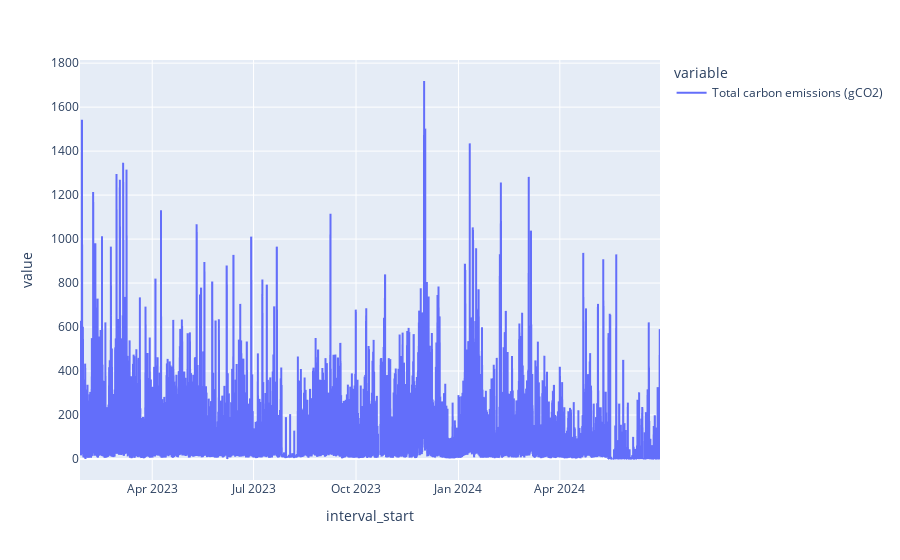

The cell this chart's notebook holds for it:
### Code cell
carbon_emission_profile['Total carbon emissions (gCO2)'].plot()

### Figure 1 — Plotly figure (JSON) as saved in the notebook; plotly's stock layout.template omitted (floating-point values rounded to 4 significant figures; data arrays with more than 128 entries replaced by an {"elided": "..."} marker saying what was removed)
{"data": [{"hovertemplate": "variable=Total carbon emissions (gCO2)<br>interval_start=%{x}<br>value=%{y}<extra></extra>", "legendgroup": "Total carbon emissions (gCO2)", "line": {"color": "#636efa", "dash": "solid"}, "marker": {"symbol": "circle"}, "mode": "lines", "name": "Total carbon emissions (gCO2)", "showlegend": true, "type": "scattergl", "x": {"elided": "25000 str values"}, "xaxis": "x", "y": {"elided": "25000 float values"}, "yaxis": "y"}], "layout": {"legend": {"title": {"text": "variable"}, "tracegroupgap": 0}, "margin": {"t": 60}, "xaxis": {"anchor": "y", "domain": [0, 1], "title": {"text": "interval_start"}}, "yaxis": {"anchor": "x", "domain": [0, 1], "title": {"text": "value"}}}}
